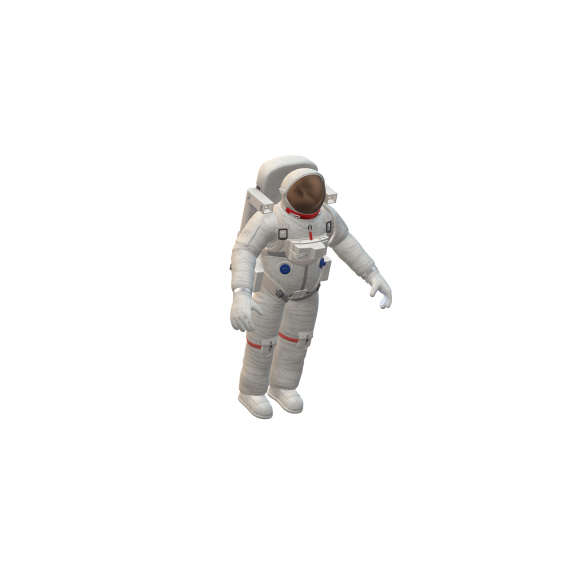
#> input picture image_sample/astronaut.png, 1160 x 1160 px (shown at 1/2 size)
$ python image_editor.py
#> lines starting #> are read from the running program, lines starting #| are printed output that depends on the picture
#!/usr/bin/env python3
import os

from PIL import Image, ImageDraw, ImageFont


class ImageProcessingError(Exception):
    pass


# Add text to an image (JPEG or PNG) and save the output as a JPEG file
def add_text_to_image(in_file_path: str, out_file_path: str, font_path: str, text: str, size, position):
    # Check if the output directory exists
    output_directory = os.path.dirname(out_file_path)
    if not os.path.exists(output_directory):
        raise ImageProcessingError(f"Output directory does not exist: {output_directory}")

    if not os.path.exists(font_path):
        raise FileNotFoundError(f"Error processing font file: {font_path}")

    try:
        # Open the image and ensure the file is properly closed using a context manager
        with Image.open(in_file_path) as image:
            # Convert the image to RGB mode (if it's in RGBA format)
            image = image.convert("RGB")

            # Get the DPI value
            dpi = image.info.get("dpi")

            # Create a drawing object to add text
            draw = ImageDraw.Draw(image)
            font = ImageFont.truetype(font_path, size)

            # Draw text on the image
            draw.text(position, text, font=font, fill=(0, 0, 0))

            # Save the modified image
            image.save(out_file_path, dpi=dpi)
            print(f"Saved modified image as: {out_file_path}")

    except (FileNotFoundError, OSError, IOError, SyntaxError) as e:
        raise ImageProcessingError(f"Error processing image: {e}")


def append_text_to_filename(file_path, text):
    directory, filename = os.path.split(file_path)
    name, extension = os.path.splitext(filename)
    new_filename = name + text + extension
    new_file_path = os.path.join(directory, new_filename)
    return new_file_path


def get_image_size(image_path):
    with Image.open(image_path) as image:
        width, height = image.size
        return width, height


# [8 lines left out: function delete_image, not called in this run]


def change_file_extension(file_path, new_extension):
    # Get the directory path and filename from the file path
    directory, filename = os.path.split(file_path)

    # Get the original file extension
    _, old_extension = os.path.splitext(filename)

    # Replace the original file extension with the new extension
    new_filename = filename.replace(old_extension, new_extension)

    # Combine the new filename with the directory path
    new_file_path = os.path.join(directory, new_filename)

    return new_file_path


def expand_and_center_image(image_path, output_path, new_size, background_color=(255, 255, 255),
                            min_dpi=300):
    """
    Expand the image to the new size with a specified background color and center the original image.

    Parameters:
        image_path (str): Path to the original image.
        output_path (str): Path to save the new image.
        new_size (tuple): New size of the image in the format (width, height).
        background_color (tuple, optional): Background color as an RGB tuple
                                            (default is white - (255, 255, 255)).
        min_dpi (int): minimum DPI for output file (default is 300)

    Raises:
        ImageProcessingError: If there are any errors during image processing.
    """

    try:
        # Open the original image using a context manager
        with Image.open(image_path) as image:
            # Convert the image to RGB mode if it is in RGBA format (PNG file)
            image = image.convert("RGB")

            # Get the DPI value and ensure it meets the minimum requirement
            dpi = image.info.get("dpi", (min_dpi, min_dpi))
            dpi = (max(dpi[0], min_dpi), max(dpi[1], min_dpi))

            # Get the size of the original image and the new image
            original_size = image.size
            new_width, new_height = new_size

            # Create a new blank image and fill it with the specified background color
            new_image = Image.new("RGB", new_size, background_color)

            # Calculate the placement position of the original image in the new image to keep it centered
            offset = ((new_width - original_size[0]) // 2, (new_height - original_size[1]) // 2)

            # Paste the original image onto the center of the new image
            new_image.paste(image, offset)

            # Save the new image
            new_image.save(output_path, dpi=dpi)

    except (FileNotFoundError, OSError):
        raise ImageProcessingError(f"Invalid image path: {image_path}")
    except FileNotFoundError:
        raise ImageProcessingError(f"Image not found: {image_path}")
    except OSError as e:
        raise ImageProcessingError(f"Error processing image: {e}")


# [55 lines left out: functions resize_for_ig_story, insert_text_to_ig_story, ig_story_image_processing, not called in this run]


# Example usage
def example() -> None:
    try:
        app_dir = os.path.dirname(os.path.abspath(__file__))  # Python 3 script
        font_path = os.path.join(app_dir, "SourceSerifPro-SemiBold.ttf")
        if not os.path.exists(font_path):
            print(f"Font file not found: {font_path}")
            return

        insert_text = "Hello!\nSpace"
        size = 40
        position = (30, 10)

        input_file_path = "./image_sample/astronaut.png"
        output_file_path = change_file_extension(append_text_to_filename(input_file_path, "_mod"), ".jpg")
        # output_file_path = "./image_sample/astronaut_mod.jpg"
        add_text_to_image(input_file_path, output_file_path, font_path, insert_text, size, position)
#> in add_text_to_image, image is the input picture: PIL image 1160x1160 RGBA; mean R, G, B, A 248.6, 248.2, 247.9, 255
#> in add_text_to_image, `dpi = image.info.get("dpi")`: dpi = (95.99, 95.99)
#> in add_text_to_image, `image.save(out_file_path, dpi=dpi)`:
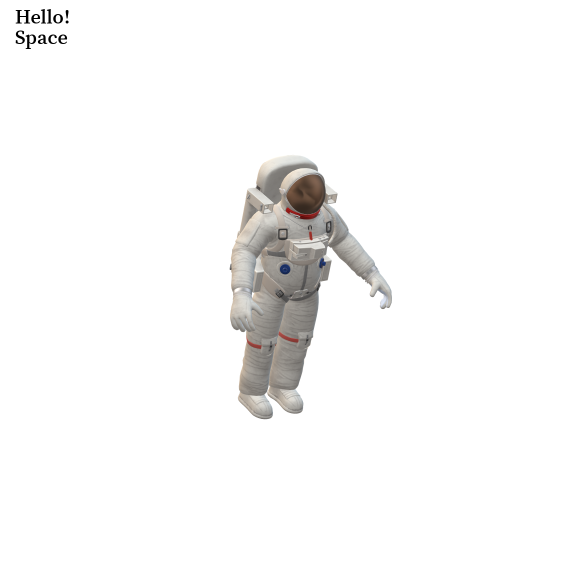
#> saved as astronaut_mod.jpg: PIL image 1160x1160 RGB (shown at 1/2 size); mean R, G, B 248.2, 247.9, 247.5

        input_file_path = "./image_sample/lightning.jpg"
        output_file_path = append_text_to_filename(input_file_path, "_mod")
        # output_file_path = "./image_sample/lightning_mod.jpg"
        add_text_to_image(input_file_path, output_file_path, font_path, insert_text, size, position)
#> call 2 of add_text_to_image, with in_file_path = './image_sample/lightning.jpg', out_file_path = './image_sample/lightning_mod.jpg', font_path = 'SourceSerifPro-SemiBold.ttf', size = 40, position = (30, 10)
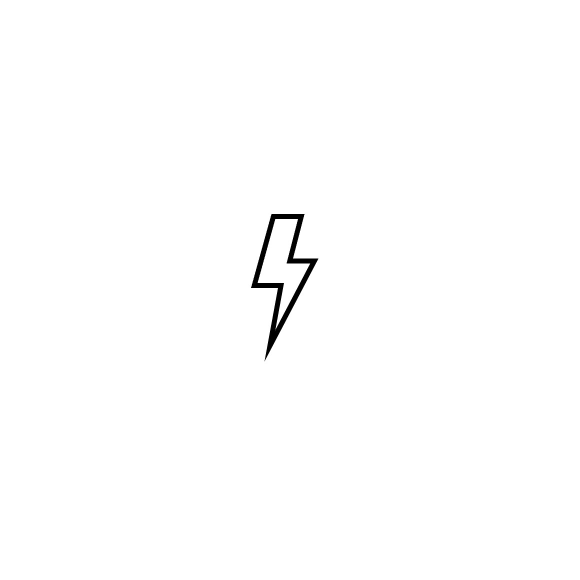
#> input picture image_sample/lightning.jpg, 1160 x 1160 px (shown at 1/2 size)
#> in add_text_to_image, image is the input picture: PIL image 1160x1160 RGB; min 0, max 255, mean 253.7
#> in add_text_to_image (call 2), `dpi = image.info.get("dpi")`: dpi = (96, 96)
#> in add_text_to_image (call 2), `image.save(out_file_path, dpi=dpi)`:
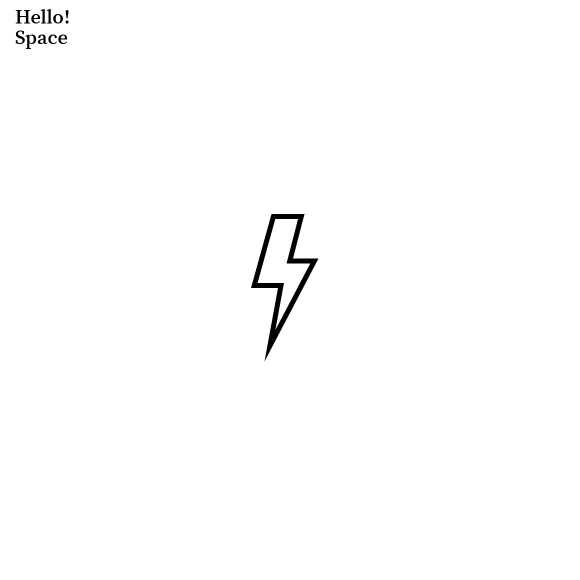
#> saved as lightning_mod.jpg: PIL image 1160x1160 RGB (shown at 1/2 size); min 0, max 255, mean 253.3

    except (Exception, ImageProcessingError) as e:
        print(f"Error occurred during image processing: {e}")


def create_ig_story_image_example(image_path: str, insert_text: str = "") -> None:
#> called with image_path = './image_sample/lightning.jpg', insert_text = 'Lightning'
    try:
        app_dir = os.path.dirname(os.path.abspath(__file__))  # Python 3 script
        font_path = os.path.join(app_dir, "SourceSerifPro-SemiBold.ttf")
        if not os.path.exists(font_path):
            print(f"Font file not found: {font_path}")
            return

        width, height = get_image_size(image_path)
#> width = 1160; height = 1160

        # Resize image for IG Stories (9:16).
        new_height = int(width * (16 / 9))
#> new_height = 2062

        image_width_to_text_ratio = 29
        text_size = round(width / image_width_to_text_ratio)
#> text_size = 40

        image_width_to_text_position_x_ratio = 30.53
        image_height_to_text_position_y_ratio = 7.3
        text_position = (round(width / image_width_to_text_position_x_ratio),
                         round(new_height / image_height_to_text_position_y_ratio))
#> text_position = (38, 282)

        output_file_path = append_text_to_filename(image_path, "_ig_story")

        expand_and_center_image(image_path, output_file_path, (width, new_height))
#> in expand_and_center_image, `dpi = image.info.get("dpi", (min_dpi, min_dpi))`: dpi = (96, 96)
#> in expand_and_center_image, `dpi = (max(dpi[0], min_dpi), max(dpi[1], min_dpi))`: dpi = (300, 300)
#> in expand_and_center_image, `new_image = Image.new("RGB", new_size, background_color)`: new_image: PIL image 1160x2062 RGB; every value is 255
#> in expand_and_center_image, `new_image.paste(image, offset)`:
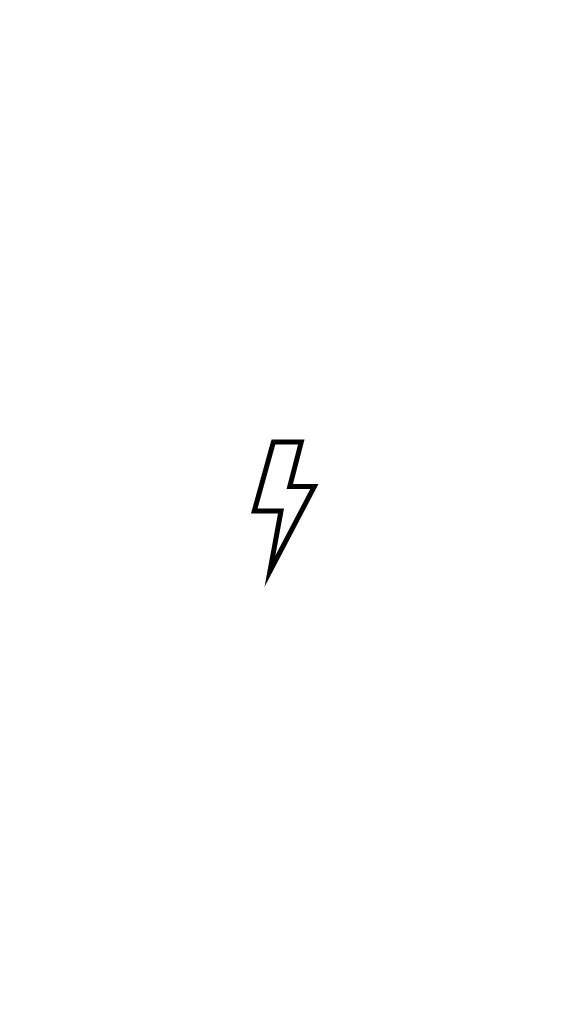
#> new_image: PIL image 1160x2062 RGB (shown at 1/2 size); min 0, max 255, mean 254.2

        add_text_to_image(output_file_path, output_file_path, font_path, insert_text,
                          text_size, text_position)
#> call 3 of add_text_to_image, with in_file_path = './image_sample/lightning_ig_story.jpg', out_file_path = './image_sample/lightning_ig_story.jpg', font_path = 'SourceSerifPro-SemiBold.ttf', text = 'Lightning', size = 40, position = (38, 282)
#> in add_text_to_image (call 3), `image.save(out_file_path, dpi=dpi)`:
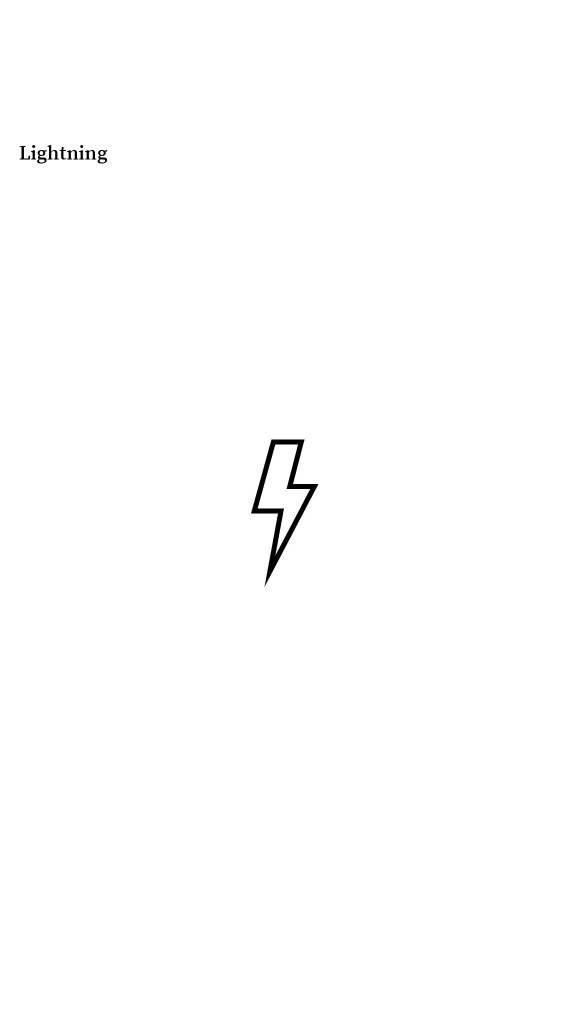
#> saved as lightning_ig_story.jpg: PIL image 1160x2062 RGB (shown at 1/2 size); min 0, max 255, mean 254.1

    except (Exception, ImageProcessingError) as e:
        print(f"Error occurred during image processing: {e}")


if __name__ == '__main__':
    example()
    create_ig_story_image_example("./image_sample/lightning.jpg", "Lightning")
